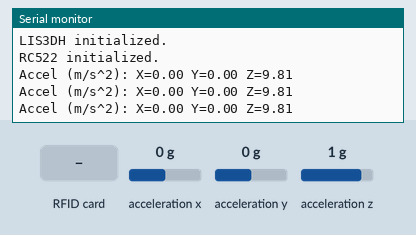
Simulated run of this sketch. Board: Arduino Mega 2560, built for the host (arithmetic inside an expression is 32-bit, double 64-bit). On the bench: the last lines printed to the serial monitor. The inputs (shaded band) are chosen by the test bench; at power-on: acceleration x 0 g, acceleration y 0 g, acceleration z 1 g.

Above: at 1.2 s.
1.3 s: RFID card 5E 7A 19 C4 held to the reader
At 1.9 s:
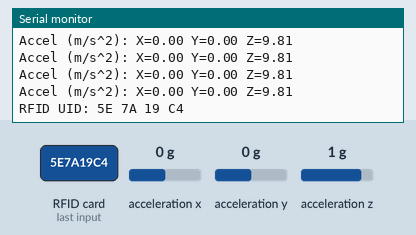
3.1 s: acceleration x set to -1.4 g
At 3.6 s:
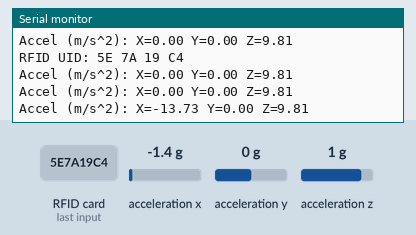
4.6 s: acceleration y set to -1.4 g
At 5.2 s:
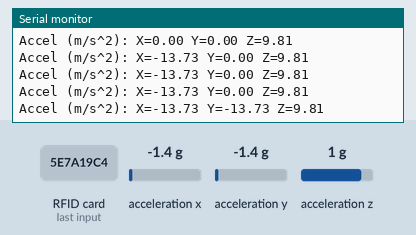
6.1 s: acceleration z set to -1.4 g
At 6.8 s:
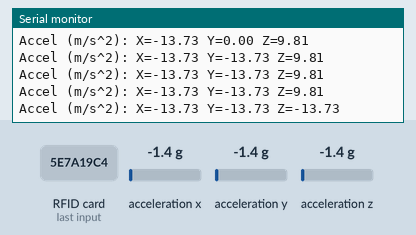

The sketch:

testCode_SPI_LIS3DH_RFID.ino
```cpp
#include <SPI.h>
#include <Adafruit_LIS3DH.h>
#include <Adafruit_Sensor.h>
#include <MFRC522.h>

// --- Pin assignments ---
#define LIS3DH_CS 9
#define RFID_CS   10
#define RFID_RST  22

// --- SPI bus pins ---
#define SPI_SCK   36
#define SPI_MISO  37
#define SPI_MOSI  35

// --- Devices ---
Adafruit_LIS3DH lis = Adafruit_LIS3DH(LIS3DH_CS);
MFRC522 mfrc522(RFID_CS, RFID_RST);

void setup() {
  Serial.begin(115200);
  while (!Serial);

  Serial.println("\nInitializing SPI devices...");
  SPI.begin(SPI_SCK, SPI_MISO, SPI_MOSI);  // custom SPI pins

  // --- LIS3DH ---
  if (!lis.begin(LIS3DH_CS)) {
    Serial.println("Could not find LIS3DH. Check wiring!");
    while (1);
  }
  lis.setRange(LIS3DH_RANGE_2_G);
  Serial.println("LIS3DH initialized.");


  // --- RC522 ---
  mfrc522.PCD_Init();  // initialize RFID
  Serial.println("RC522 initialized.");

}

void loop() {
  // --- Read LIS3DH ---
  sensors_event_t event;
  lis.getEvent(&event);
  Serial.print("Accel (m/s^2): X=");
  Serial.print(event.acceleration.x);
  Serial.print(" Y=");
  Serial.print(event.acceleration.y);
  Serial.print(" Z=");
  Serial.println(event.acceleration.z);

  // --- Check RFID ---
  if (mfrc522.PICC_IsNewCardPresent() && mfrc522.PICC_ReadCardSerial()) {
    Serial.print("RFID UID:");
    for (byte i = 0; i < mfrc522.uid.size; i++) {
      Serial.print(mfrc522.uid.uidByte[i] < 0x10 ? " 0" : " ");
      Serial.print(mfrc522.uid.uidByte[i], HEX);
    }
    Serial.println();
    mfrc522.PICC_HaltA();
  }

  delay(500);
}
```

Measured:
- after the input at 1.3 s, the serial monitor: prints a new line after 0.33 s (image 1)
- after the input at 3.1 s, the serial monitor: prints a new line after 0.09 s (image 2)
- after the input at 4.6 s, the serial monitor: prints a new line after 0.17 s (image 3)
- after the input at 6.1 s, the serial monitor: prints a new line after 0.25 s (image 4)
